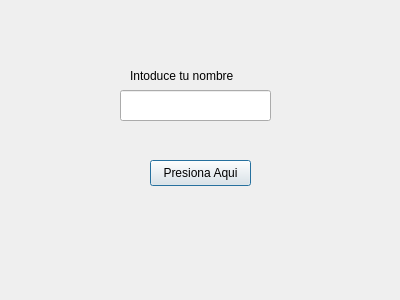
<?xml version="1.0" encoding="UTF-8"?>
<ui version="4.0">
 <class>Dialog</class>
 <widget class="QDialog" name="Dialog">
  <property name="geometry">
   <rect>
    <x>0</x>
    <y>0</y>
    <width>400</width>
    <height>300</height>
   </rect>
  </property>
  <property name="windowTitle">
   <string>Dialog</string>
  </property>
  <widget class="QPushButton" name="pushButton">
   <property name="geometry">
    <rect>
     <x>150</x>
     <y>160</y>
     <width>101</width>
     <height>26</height>
    </rect>
   </property>
   <property name="text">
    <string>Presiona Aqui</string>
   </property>
  </widget>
  <widget class="QLabel" name="label">
   <property name="geometry">
    <rect>
     <x>130</x>
     <y>60</y>
     <width>121</width>
     <height>31</height>
    </rect>
   </property>
   <property name="text">
    <string>Intoduce tu nombre</string>
   </property>
  </widget>
  <widget class="QLineEdit" name="lineEdit">
   <property name="geometry">
    <rect>
     <x>120</x>
     <y>90</y>
     <width>151</width>
     <height>31</height>
    </rect>
   </property>
  </widget>
 </widget>
 <resources/>
 <connections/>
</ui>
